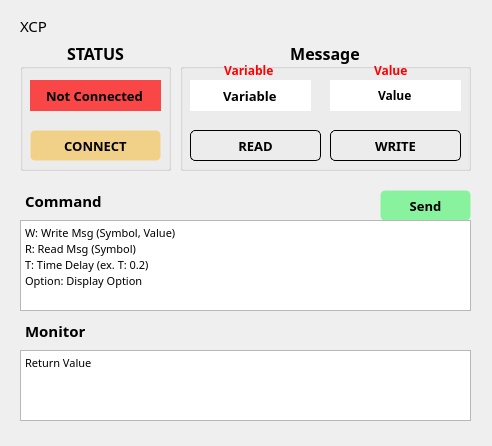
<?xml version="1.0" encoding="UTF-8"?>
<ui version="4.0">
 <class>Form</class>
 <widget class="QWidget" name="Form">
  <property name="geometry">
   <rect>
    <x>0</x>
    <y>0</y>
    <width>492</width>
    <height>446</height>
   </rect>
  </property>
  <property name="sizePolicy">
   <sizepolicy hsizetype="Expanding" vsizetype="Expanding">
    <horstretch>0</horstretch>
    <verstretch>0</verstretch>
   </sizepolicy>
  </property>
  <property name="windowTitle">
   <string>XCP QT</string>
  </property>
  <widget class="QGroupBox" name="Test_File_groupBox_4">
   <property name="geometry">
    <rect>
     <x>180</x>
     <y>40</y>
     <width>291</width>
     <height>131</height>
    </rect>
   </property>
   <property name="font">
    <font>
     <family>Arial Black</family>
     <pointsize>12</pointsize>
     <weight>75</weight>
     <bold>true</bold>
    </font>
   </property>
   <property name="styleSheet">
    <string notr="true"/>
   </property>
   <property name="title">
    <string>Message</string>
   </property>
   <property name="alignment">
    <set>Qt::AlignCenter</set>
   </property>
   <widget class="QLabel" name="label_65">
    <property name="geometry">
     <rect>
      <x>40</x>
      <y>10</y>
      <width>61</width>
      <height>41</height>
     </rect>
    </property>
    <property name="font">
     <font>
      <family>Arial Black</family>
      <pointsize>9</pointsize>
      <weight>75</weight>
      <bold>true</bold>
     </font>
    </property>
    <property name="styleSheet">
     <string notr="true">border: 1px solid transparent;
color: red;</string>
    </property>
    <property name="text">
     <string>Variable</string>
    </property>
   </widget>
   <widget class="QLineEdit" name="line_XCP_Var">
    <property name="geometry">
     <rect>
      <x>10</x>
      <y>40</y>
      <width>121</width>
      <height>31</height>
     </rect>
    </property>
    <property name="font">
     <font>
      <family>Arial Black</family>
      <pointsize>10</pointsize>
      <weight>75</weight>
      <bold>true</bold>
     </font>
    </property>
    <property name="layoutDirection">
     <enum>Qt::LeftToRight</enum>
    </property>
    <property name="styleSheet">
     <string notr="true">QLineEdit
{
	qproperty-cursorPosition: 0;
	border: 1px solid transparent;
}
QLineEdit::hover
{
	border: 4px solid green;
	color: black;
}</string>
    </property>
    <property name="text">
     <string>Variable</string>
    </property>
    <property name="frame">
     <bool>true</bool>
    </property>
    <property name="alignment">
     <set>Qt::AlignCenter</set>
    </property>
   </widget>
   <widget class="QLabel" name="label_67">
    <property name="geometry">
     <rect>
      <x>190</x>
      <y>10</y>
      <width>51</width>
      <height>41</height>
     </rect>
    </property>
    <property name="font">
     <font>
      <family>Arial Black</family>
      <pointsize>9</pointsize>
      <weight>75</weight>
      <bold>true</bold>
     </font>
    </property>
    <property name="styleSheet">
     <string notr="true">border: 1px solid transparent;
color: red;</string>
    </property>
    <property name="text">
     <string>Value</string>
    </property>
   </widget>
   <widget class="QLineEdit" name="line_XCP_Value">
    <property name="geometry">
     <rect>
      <x>150</x>
      <y>40</y>
      <width>131</width>
      <height>31</height>
     </rect>
    </property>
    <property name="font">
     <font>
      <family>Arial Black</family>
      <pointsize>9</pointsize>
      <weight>75</weight>
      <bold>true</bold>
     </font>
    </property>
    <property name="layoutDirection">
     <enum>Qt::LeftToRight</enum>
    </property>
    <property name="styleSheet">
     <string notr="true">QLineEdit
{
	qproperty-cursorPosition: 0;
	border: 1px solid transparent;
}
QLineEdit::hover
{
	border: 4px solid green;
	color: black;
}</string>
    </property>
    <property name="text">
     <string>Value</string>
    </property>
    <property name="frame">
     <bool>true</bool>
    </property>
    <property name="alignment">
     <set>Qt::AlignCenter</set>
    </property>
   </widget>
   <widget class="QPushButton" name="btn_XCP_Write">
    <property name="geometry">
     <rect>
      <x>150</x>
      <y>90</y>
      <width>131</width>
      <height>31</height>
     </rect>
    </property>
    <property name="font">
     <font>
      <family>Arial Black</family>
      <pointsize>10</pointsize>
      <weight>75</weight>
      <bold>true</bold>
     </font>
    </property>
    <property name="styleSheet">
     <string notr="true">QPushButton{
	color: black;
	border-radius: 5px;
	border: 1px solid;
}
QPushButton::pressed{
background-color : blue; color: blue
}
QPushButton::hover{
background-color: lightblue;
}</string>
    </property>
    <property name="text">
     <string>WRITE</string>
    </property>
   </widget>
   <widget class="QPushButton" name="btn_XCP_Read">
    <property name="geometry">
     <rect>
      <x>10</x>
      <y>90</y>
      <width>131</width>
      <height>31</height>
     </rect>
    </property>
    <property name="font">
     <font>
      <family>Arial Black</family>
      <pointsize>10</pointsize>
      <weight>75</weight>
      <bold>true</bold>
     </font>
    </property>
    <property name="autoFillBackground">
     <bool>false</bool>
    </property>
    <property name="styleSheet">
     <string notr="true">QPushButton{
	color: black;
	border-radius: 5px;
	border: 1px solid;
}
QPushButton::pressed{
background-color : blue; color: blue
}
QPushButton::hover{
background-color: lightblue;
}</string>
    </property>
    <property name="text">
     <string>READ</string>
    </property>
    <property name="checkable">
     <bool>false</bool>
    </property>
    <property name="checked">
     <bool>false</bool>
    </property>
   </widget>
  </widget>
  <widget class="QGroupBox" name="Status_groupBox">
   <property name="geometry">
    <rect>
     <x>20</x>
     <y>40</y>
     <width>151</width>
     <height>131</height>
    </rect>
   </property>
   <property name="font">
    <font>
     <family>Arial Black</family>
     <pointsize>12</pointsize>
     <weight>75</weight>
     <bold>true</bold>
    </font>
   </property>
   <property name="styleSheet">
    <string notr="true"/>
   </property>
   <property name="title">
    <string>STATUS</string>
   </property>
   <property name="alignment">
    <set>Qt::AlignCenter</set>
   </property>
   <widget class="QPushButton" name="btn_Connect">
    <property name="geometry">
     <rect>
      <x>10</x>
      <y>90</y>
      <width>131</width>
      <height>31</height>
     </rect>
    </property>
    <property name="font">
     <font>
      <family>Arial Black</family>
      <pointsize>10</pointsize>
      <weight>75</weight>
      <bold>true</bold>
     </font>
    </property>
    <property name="styleSheet">
     <string notr="true">QPushButton{
	color: black;
	background-color: rgba(245, 188, 66, 150);
	border-radius: 5px;
	border: 1px solid transparent;
}
QPushButton::pressed{
background-color : blue; color: blue
}
QPushButton::hover{
background-color: lightblue;
}</string>
    </property>
    <property name="text">
     <string>CONNECT</string>
    </property>
    <property name="icon">
     <iconset>
      <normaloff>../img/usb.png</normaloff>../img/usb.png</iconset>
    </property>
    <property name="iconSize">
     <size>
      <width>21</width>
      <height>21</height>
     </size>
    </property>
   </widget>
   <widget class="QLineEdit" name="line_connect_status">
    <property name="geometry">
     <rect>
      <x>10</x>
      <y>40</y>
      <width>131</width>
      <height>31</height>
     </rect>
    </property>
    <property name="font">
     <font>
      <family>Arial Black</family>
      <pointsize>10</pointsize>
      <weight>75</weight>
      <bold>true</bold>
     </font>
    </property>
    <property name="layoutDirection">
     <enum>Qt::LeftToRight</enum>
    </property>
    <property name="styleSheet">
     <string notr="true">qproperty-cursorPosition: 0;
border: 1px solid transparent;
background-color: rgba(255, 0, 0, 0.70)</string>
    </property>
    <property name="text">
     <string>Not Connected</string>
    </property>
    <property name="frame">
     <bool>true</bool>
    </property>
    <property name="alignment">
     <set>Qt::AlignCenter</set>
    </property>
    <property name="readOnly">
     <bool>true</bool>
    </property>
   </widget>
  </widget>
  <widget class="QLabel" name="label_name">
   <property name="geometry">
    <rect>
     <x>20</x>
     <y>10</y>
     <width>571</width>
     <height>31</height>
    </rect>
   </property>
   <property name="font">
    <font>
     <family>LG Smart UI SemiBold</family>
     <pointsize>11</pointsize>
    </font>
   </property>
   <property name="text">
    <string>XCP</string>
   </property>
  </widget>
  <widget class="QLabel" name="label_69">
   <property name="geometry">
    <rect>
     <x>20</x>
     <y>170</y>
     <width>111</width>
     <height>61</height>
    </rect>
   </property>
   <property name="font">
    <font>
     <family>Arial Black</family>
     <pointsize>11</pointsize>
     <weight>75</weight>
     <bold>true</bold>
    </font>
   </property>
   <property name="styleSheet">
    <string notr="true">border: 1px solid transparent;
color: black;</string>
   </property>
   <property name="text">
    <string>Command</string>
   </property>
  </widget>
  <widget class="QPushButton" name="btn_send">
   <property name="geometry">
    <rect>
     <x>380</x>
     <y>190</y>
     <width>91</width>
     <height>31</height>
    </rect>
   </property>
   <property name="font">
    <font>
     <family>Arial Black</family>
     <pointsize>10</pointsize>
     <weight>75</weight>
     <bold>true</bold>
    </font>
   </property>
   <property name="styleSheet">
    <string notr="true">QPushButton{
	color: black;
	background-color: rgba(66, 245, 102, 150);
	border-radius: 5px;
	border: 1px solid transparent;
}
QPushButton::pressed{
background-color : blue; color: blue
}
QPushButton::hover{
background-color: lightgreen;
}</string>
   </property>
   <property name="text">
    <string>Send</string>
   </property>
   <property name="icon">
    <iconset>
     <normaloff>../img/send.png</normaloff>../img/send.png</iconset>
   </property>
   <property name="iconSize">
    <size>
     <width>13</width>
     <height>13</height>
    </size>
   </property>
   <property name="checkable">
    <bool>true</bool>
   </property>
   <property name="checked">
    <bool>true</bool>
   </property>
  </widget>
  <widget class="QPlainTextEdit" name="pText_cmd">
   <property name="geometry">
    <rect>
     <x>20</x>
     <y>220</y>
     <width>451</width>
     <height>91</height>
    </rect>
   </property>
   <property name="sizePolicy">
    <sizepolicy hsizetype="Expanding" vsizetype="Expanding">
     <horstretch>0</horstretch>
     <verstretch>0</verstretch>
    </sizepolicy>
   </property>
   <property name="font">
    <font>
     <family>Arial Black</family>
     <pointsize>8</pointsize>
    </font>
   </property>
   <property name="plainText">
    <string>W: Write Msg (Symbol, Value)
R: Read Msg (Symbol)
T: Time Delay (ex. T: 0.2)
Option: Display Option</string>
   </property>
  </widget>
  <widget class="QLabel" name="label_68">
   <property name="geometry">
    <rect>
     <x>20</x>
     <y>300</y>
     <width>111</width>
     <height>61</height>
    </rect>
   </property>
   <property name="font">
    <font>
     <family>Arial Black</family>
     <pointsize>11</pointsize>
     <weight>75</weight>
     <bold>true</bold>
    </font>
   </property>
   <property name="styleSheet">
    <string notr="true">border: 1px solid transparent;
color: black;</string>
   </property>
   <property name="text">
    <string>Monitor</string>
   </property>
  </widget>
  <widget class="QPlainTextEdit" name="pText_monitor">
   <property name="geometry">
    <rect>
     <x>20</x>
     <y>350</y>
     <width>451</width>
     <height>71</height>
    </rect>
   </property>
   <property name="sizePolicy">
    <sizepolicy hsizetype="Expanding" vsizetype="Expanding">
     <horstretch>0</horstretch>
     <verstretch>0</verstretch>
    </sizepolicy>
   </property>
   <property name="font">
    <font>
     <family>Arial Black</family>
     <pointsize>8</pointsize>
    </font>
   </property>
   <property name="plainText">
    <string>Return Value</string>
   </property>
  </widget>
 </widget>
 <resources/>
 <connections/>
</ui>
